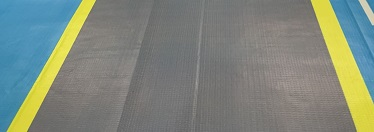
#> input picture deep-learn.jpg, 374 x 132 px
$ python hough2.py
#> lines starting #> are read from the running program, lines starting #| are printed output that depends on the picture; after the words box and inside, x2 and y2 are one past the last pixel; in counts of white or black regions, pixels touching at a corner belong together
import cv2
import numpy as np
import matplotlib.pyplot as plt

rho = 1  # 霍夫变换参数
theta = np.pi / 180
threshold = 15

min_line_len = 20  # 线的最小长度
max_line_gap = 40  # 线段之间最大允许间隙
slope_threshold_min = 0.2  # 斜率检测参数
slope_threshold_max = 10
distance_threshold = 5  # 间距参数
exc_time = [-1.0, -1.0]

H_min = 22  # HSV提取
H_max = 74
S_min = 100
S_max = 255
V_min = 0
V_max = 255

input_cv_img = cv2.imread("deep-learn.jpg", flags=1)
#> input_cv_img is the input picture: shape (132, 374, 3); mean B, G, R 124.6, 135.8, 127.1
gs_frame = cv2.GaussianBlur(input_cv_img, (3, 3), 0)  # 高斯模糊
hsv_image = cv2.cvtColor(gs_frame, cv2.COLOR_BGR2HSV)
#> hsv_image: shape (132, 374, 3); mean H, S, V 41.2, 48.6, 143.7

colorLow = np.array([H_min, S_min, V_min])
colorHigh = np.array([H_max, S_max, V_max])
frame_binary = cv2.inRange(hsv_image, colorLow, colorHigh)  # 图像二值化
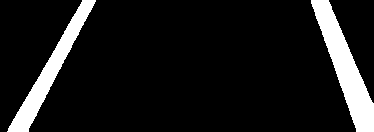
#> frame_binary: shape (132, 374); 10.5% white; 2 white regions, box (x1, y1, x2, y2) and area: (311, 0, 374, 132) 2922, (7, 0, 96, 132) 2277

kernel = cv2.getStructuringElement(cv2.MORPH_RECT, (3, 3))  # 创建膨胀腐蚀核并进行膨胀腐蚀
frame_binary_DE = cv2.dilate(frame_binary, kernel, iterations=1) #膨胀操作
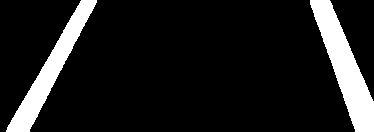
#> frame_binary_DE: shape (132, 374); 12% white; 2 white regions, box (x1, y1, x2, y2) and area: (310, 0, 374, 132) 3246, (6, 0, 97, 132) 2683
roi_edges = cv2.erode(frame_binary_DE, kernel,iterations=2) #腐蚀操作
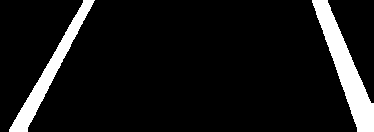
#> roi_edges: shape (132, 374); 9.1% white; 2 white regions, box (x1, y1, x2, y2) and area: (312, 0, 374, 132) 2598, (9, 0, 95, 132) 1871
lines = cv2.HoughLinesP(roi_edges, rho, theta, threshold, minLineLength=min_line_len, maxLineGap=max_line_gap)
#> lines = 35 rows, first 6: [20, 131, 93, 0], [14, 131, 92, 0], [317, 0, 362, 131], [322, 0, 365, 131], [22, 131, 94, 0], [312, 1, 359, 131]

for line in lines:
    x1, y1, x2, y2 = line[0]
    cv2.line(roi_edges, (x1,y1), (x2,y2), (100,0,0), 1)  # 绘制直线
#> this loop made 35 passes
#> (x1, y1, x2, y2) on passes 1 to 12: (20, 131, 93, 0), (14, 131, 92, 0), (317, 0, 362, 131), (322, 0, 365, 131), (22, 131, 94, 0), (312, 1, 359, 131), (12, 131, 90, 0), (9, 129, 86, 0), (326, 0, 372, 131), (330, 7, 373, 125), (315, 0, 360, 131), (10, 131, 88, 0)
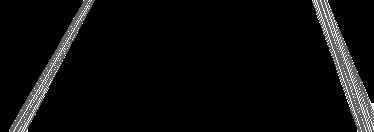
#> roi_edges: shape (132, 374); 6.98% of pixels changed, all inside (x1, y1, x2, y2) = (9, 0, 374, 132)

cv2.imshow('imgEdge',roi_edges)
cv2.waitKey(0)
cv2.destroyAllWindows()  # 释放所有窗口

$ run again, with 5-20.jpg copied over deep-learn.jpg
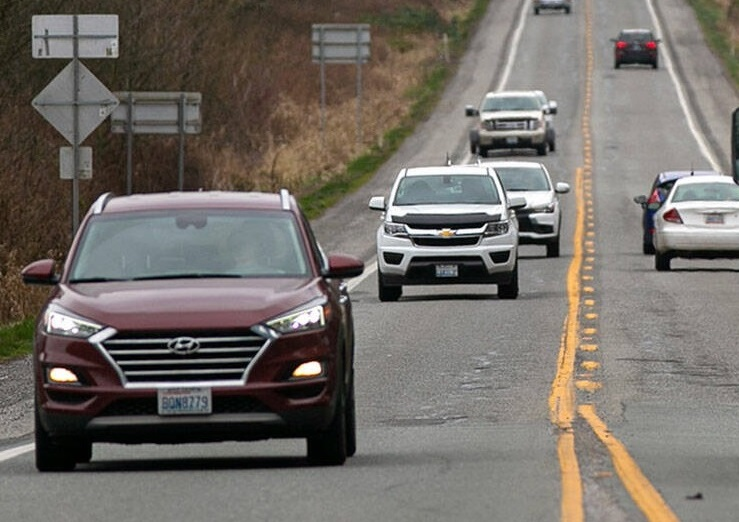
#> input picture 5-20.jpg, 739 x 522 px
#> input_cv_img is the input picture: shape (522, 739, 3); mean B, G, R 103.7, 109.7, 115.1
#> hsv_image: shape (522, 739, 3); mean H, S, V 45.3, 43.6, 117
#> `frame_binary = cv2.inRange(hsv_image, colorLow, colorHigh)`:
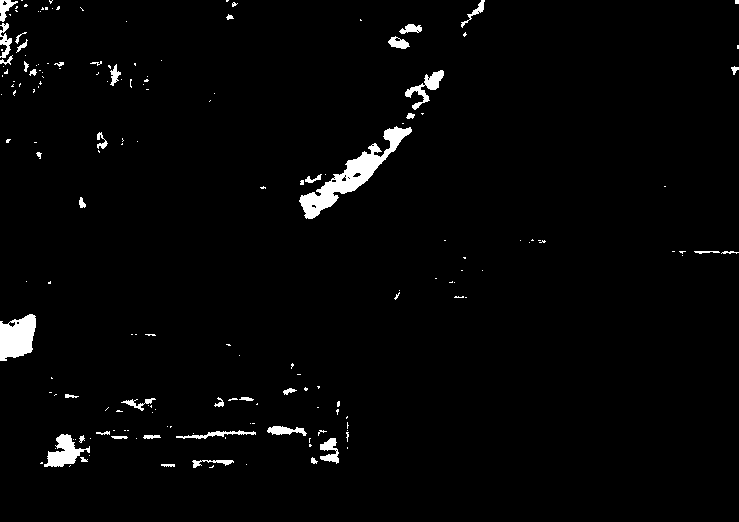
#> frame_binary: shape (522, 739); 2.2% white; 178 white regions (136 under 20 px), largest, box (x1, y1, x2, y2) and area: (299, 126, 412, 219) 2399, (0, 314, 36, 361) 1250, (44, 434, 90, 467) 715
#> frame_binary_DE: shape (522, 739); 3.7% white; 119 white regions (42 under 20 px), largest, box (x1, y1, x2, y2) and area: (298, 125, 413, 220) 2989, (0, 313, 37, 362) 1415, (39, 433, 91, 468) 1046
#> lines = 119 rows, first 6: [306, 215, 437, 84], [306, 211, 441, 76], [49, 464, 73, 440], [308, 217, 427, 98], [311, 217, 412, 116], [17, 321, 19, 354]
#> the loop `for line in lines:` made 119 passes
#> after the loop `for line in lines:`:
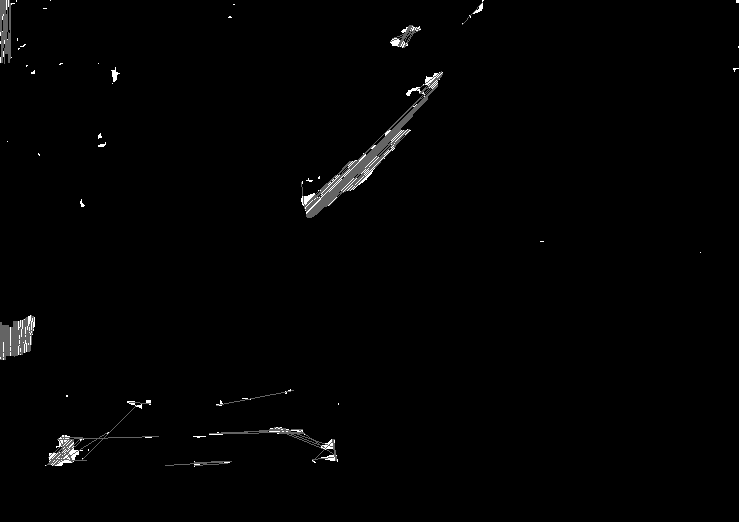
#> roi_edges: shape (522, 739); min 0, max 255, mean 2.6
